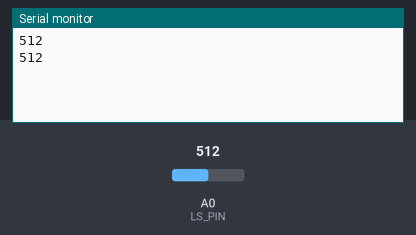
A sketch run on a simulated Arduino Uno, built with avr-gcc and run on an emulated ATmega328P. Parts: the last lines printed to the serial monitor. The test bench sets the inputs (shaded band); at power-on: A0 (LS_PIN) = 512.

Above: at 1.2 s.
1.3 s: A0 (LS_PIN) set to 716
At 2.6 s:
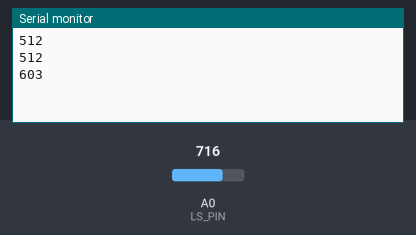
2.8 s: A0 (LS_PIN) set to 900
At 5.7 s:
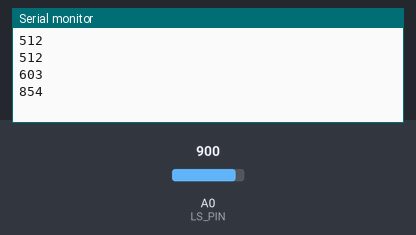
Timing chart, 0 to 7.2 s (numbered marks = the images above; inputs shaded):
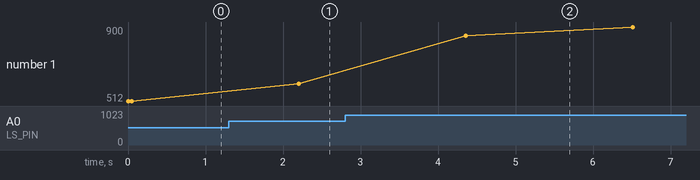

The sketch:

light_1.1.ino
```cpp
// Light sensor 1.1
// read and output signal from light sensor
// Demo separate classes for signal processing responsibilities
// Different real-time computation deadlines


// general configuration parameters
#include "configs.h"
#include "system.h"
#include "light.h"
#include "out.h"

// object to maintain system state
MySystem the_system;
// object to processing input and maintain state of sensor;
// pass the addr of the system object that maintains system state
MyLight light(&the_system);
// object processing the output
// pass a ptr to the system object
MyOutput output(&the_system);

void setup() {
  // put your setup code here, to run once:
  Serial.begin(S_MON_SPEED);
}

void loop() {
  // put your main code here, to run repeatedly:
  // read input signals
  light.loop();
  output.loop();

  // possibly controll the "sampling rate"
  delay(50);
}
```

light.cpp
```cpp
#include "light.h"
#include "configs.h"
#include <Arduino.h>

MyLight::MyLight(const MySystem * _ptr) {
  sys_ptr = _ptr;
  my_time.set(100);
  my_time.start();  // start the timer
}

void MyLight::loop() {
  if (sys_ptr != nullptr) {
    if (my_time.checkState() == MyTimer::STOPPED) {
      sys_ptr->addSample(analogRead(LS_PIN));
      my_time.start();  // don't forget to restart timer!
    }
  }
}
```

light.h
```cpp
#ifndef __LIGHT_H
#define __LIGHT_H

#include "system.h"
#include "timer.h"

class MyLight {
 private:
  // state maintained by MyLight
  // (separate class to maintain state preferable)
  // int ambient_light=0;
  MySystem * sys_ptr;  // instead of the ambient_light state, we communicate with the system object now
  MyTimer my_time;   // timer used to determine the time of operations

 public:
  // _ptr is the address fo the object maintaining the system. All input is sent to this object
  // _ptr is assumed to be address of a valid object
  MyLight(const MySystem * _ptr);

  // call to process signal
  void loop();

  // RET
  // reading from light sensor: 0..1023
  // int getLight();
  // We no longer need getLight now; MySystem object handles system state.
};

#endif
```

out.cpp
```cpp
#include <Arduino.h>
#include "out.h"

MyOutput::MyOutput(const MySystem* _sys) {
  sys_ptr = _sys;
  my_time.set(2115);  // set the timer deadline
  my_time.start();
}

void MyOutput::loop() {
  // generate output signals
  if (sys_ptr != nullptr) {
    if (my_time.checkState() == MyTimer::STOPPED) {
      Serial.println(sys_ptr->getAverage());
      my_time.start();  // don't forget to start the timer
    }
  }
}
```

out.h
```cpp
#ifndef __OUT_H
#define __OUT_H

#include "system.h"
#include "timer.h"

class MyOutput {
 private:
  // MyLight * light_sensor_ptr;
  MySystem * sys_ptr;  // instead of a pointer to the sensor, we should point to the system state object
  MyTimer my_time;  // timer used to determine time of operations

 public:
  // pass a pointer to the system object whose data will be output
  MyOutput(const MySystem*);

  // call to process output signal
  void loop();
};

#endif
```

system.cpp
```cpp
#include <Arduino.h>
#include "system.h"

MySystem::MySystem() {
  _nr = 0;
  _sum = 0;
}


void MySystem::addSample(int sample) {
  #ifdef __DEBUG
  Serial.print("A:");
  Serial.print(sample);
  Serial.print(" ");
  #endif
  _sum += sample;
  _nr++;
}


int MySystem::getAverage() {
  if (_nr == 0) {  // no samples
    return 0;
  }

  int computedAvg = _sum/_nr;
  _nr = 0;
  _sum = 0;
  return computedAvg;
}
```

system.h
```cpp
#ifndef __SYSTEM_H
#define __SYSTEM_H

// comment this line to remove the debug messages
// #define __DEBUG

class MySystem {
 private:
  long int _sum;  // the sum of samples collected
  int _nr;  // number of samples collected

 public:
  MySystem();

  // adds sample to the sum of samples and counts the sample
  // Note: will overflow if too many samples!
  void addSample(int sample);

  // returns the average of the samples since the last getAverage()
  int getAverage();
};

#endif
```

timer.cpp
```cpp
#include <Arduino.h>
#include "timer.h"

// if _deadline == 0, then the timer is UNSET
MyTimer::MyTimer():MyTimer(0) {
}

MyTimer::MyTimer(unsigned long int deadline) {
  set(deadline);
}

void MyTimer::set(unsigned long int deadline) {
  _deadline = deadline;
  _t = 0;
}

void MyTimer::start() {
  _t = millis();
}

// the state of the timer:
// _deadline == 0, then UNSET
// _t == 0 OR crt_t-_t >= _deadline, then STOPPED
// crt_t - t < _deadline, then RUNNING
enum MyTimer::States MyTimer::checkState() {
  unsigned long int crt_t = millis();

  if (_deadline == 0) {
    return UNSET;
  } else if (_t == 0 || crt_t - _t >= _deadline) {
    return STOPPED;
  } else {
    return RUNNING;
  }
}
```

timer.h
```cpp
#ifndef __TIMER_H
#define __TIMER_H

class MyTimer {
 private:
  // the reference time when the timer is set, in milli sec
  unsigned long int _t;
  // the amount the timer is set to in milli sec.
  unsigned long int _deadline;

 public:
  // the states of the timer
  enum States {UNSET, RUNNING, STOPPED};

  // default, time is unset
  MyTimer();

  // constructs and sets the timer to deadline
  MyTimer(unsigned long int deadline);

  // sets the timer to deadline
  // NOTE: if deadline is 0, the timer is in state UNSET
  void set(unsigned long int deadline);

  // starts the timer
  void start();

  // returns the state of the timer
  // Don't forget to start the timer explicitly. The timer does not restart automatically
  enum MyTimer::States checkState();
};

#endif
```

configs.h
```cpp
#ifndef __CONFIGS_H
#define __CONFIGS_H

// general configuration parameters
// where is the light sensor connected
#define LS_PIN 0
// Speed of the serial interface
#define S_MON_SPEED 9600


#endif
```

Measured:
- after the input at 1.3 s, the serial monitor: prints a new line after 0.90 s (image 1)
- after the input at 2.8 s, the serial monitor: prints a new line after 1.6 s (image 2)
- plotted number 1: 512 → 603 after the input at 1.3 s, 603 → 900 after the input at 2.8 s
